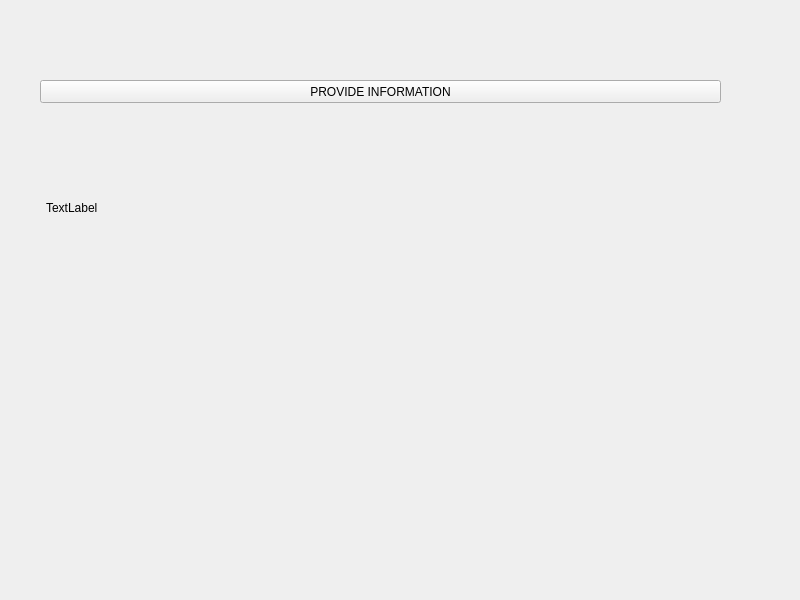
<?xml version="1.0" encoding="UTF-8"?>
<ui version="4.0">
 <class>Widget</class>
 <widget class="QWidget" name="Widget">
  <property name="geometry">
   <rect>
    <x>0</x>
    <y>0</y>
    <width>800</width>
    <height>600</height>
   </rect>
  </property>
  <property name="windowTitle">
   <string>Widget</string>
  </property>
  <widget class="QPushButton" name="pushButton">
   <property name="geometry">
    <rect>
     <x>40</x>
     <y>80</y>
     <width>681</width>
     <height>23</height>
    </rect>
   </property>
   <property name="text">
    <string>PROVIDE INFORMATION</string>
   </property>
   <property name="flat">
    <bool>false</bool>
   </property>
  </widget>
  <widget class="QLabel" name="label">
   <property name="geometry">
    <rect>
     <x>46</x>
     <y>182</y>
     <width>671</width>
     <height>51</height>
    </rect>
   </property>
   <property name="text">
    <string>TextLabel</string>
   </property>
  </widget>
 </widget>
 <resources/>
 <connections/>
</ui>
